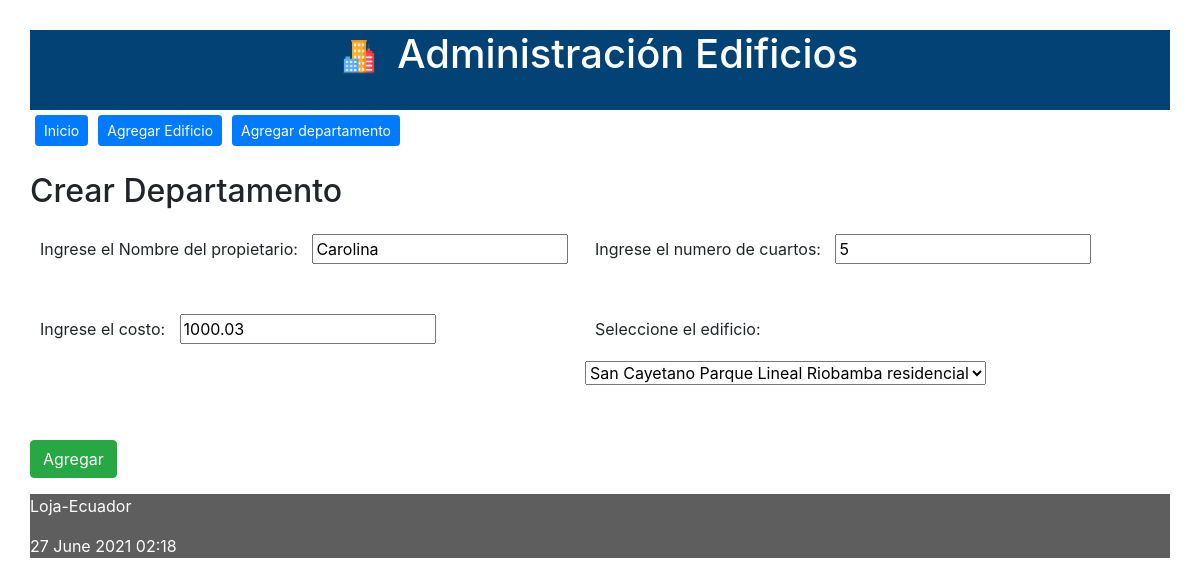
The page /editar/departamento/4 on the database as committed earlier.
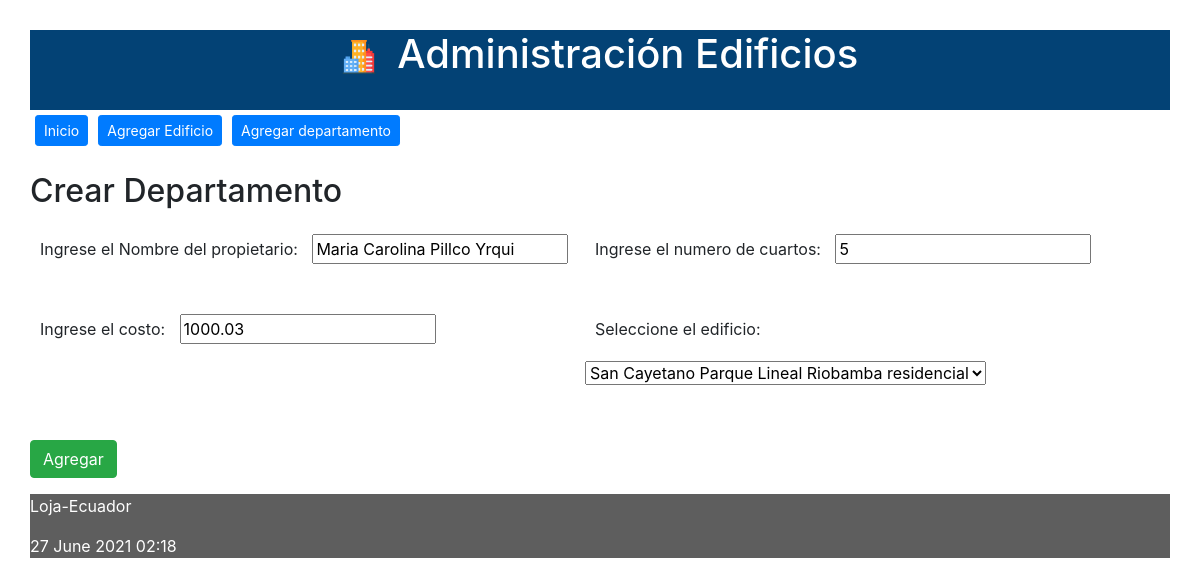
The same page on the database as committed later.
### administrativo/models.py (models this page shows, shortened)
class Departamento(models.Model):
	nomPropietario = models.CharField(max_length=100)
	costo = models.DecimalField(max_digits=100, decimal_places=2)
	num_cuartos = models.IntegerField("Número de cuartos")
	edificio = models.ForeignKey(Edificio, on_delete=models.CASCADE,
	        related_name="departamentos")

### administrativo/views.py (the view)
# urls.py: path('editar/departamento/<int:id>', views.editar_departamento,
def editar_departamento(request, id):
    departamento = Departamento.objects.get(pk=id)
    if request.method=='POST':
        formulario = DepartamentoForm(request.POST, instance=departamento)
        print(formulario.errors)
        if formulario.is_valid():
            formulario.save()
            return redirect(index)
    else:
        formulario = DepartamentoForm(instance=departamento)
    diccionario = {'formulario': formulario}
    return render(request, 'crearDepartamento.html', diccionario)

### administrativo/forms.py (shortened to what this page needs)
class DepartamentoForm(ModelForm):
    class Meta:
        model = Departamento
        fields = ['nomPropietario', 'costo', 'num_cuartos', 'edificio']

### administrativo/models.py (called while the page is built)
	def __str__(self):
	    return "%s %s %s %s" % (self.nombre,
		    	self.direccion,
		        self.ciudad,
		        self.tipo_edificio)

### administrativo/templates/crearDepartamento.html (shortened to what this page needs)
{% extends "master.html" %}
{% block content %}
<h2>Crear Departamento</h3>
<form action="" method="post">
  <div class='wrapper-dos-columnas'>
    <div class='row'>
      <div class='column'>
        <div class='izquierda-column'>
          <div class="fieldWrapper">
            <label for="{{ formulario.nomPropietario.id_for_label }}">Ingrese el Nombre del propietario:</label>
            {{ formulario.nomPropietario }}
          </div>
          <br>
          <div class="fieldWrapper">
            <label for="{{ formulario.costo.id_for_label }}">Ingrese el costo:</label>
            {{ formulario.costo }}
          </div>
        </div>
      </div>
      <div class='column'>
        <div class='derecha-column'>
          <div class="fieldWrapper">
            <label for="{{ formulario.num_cuartos.id_for_label }}">Ingrese el numero de cuartos:</label>
            {{ formulario.num_cuartos }}
          </div>
          <br>
          <div class="fieldWrapper">
            <label for="{{ formulario.edificio.id_for_label }}">Seleccione el edificio:</label>
            {{ formulario.edificio }}
          </div>
        </div>
      </div>
    </div>
  </div>
  <p><input type='submit' class="btn btn-success" value='Agregar'/></p>
</form>
{% endblock %}

Rows that differ between the two databases and show on the page:
changed Departamento "San Cayetano Parque Lineal Riobamba residencial": nomPropietario "Carolina" → "Maria Carolina Pillco Yrqui"
